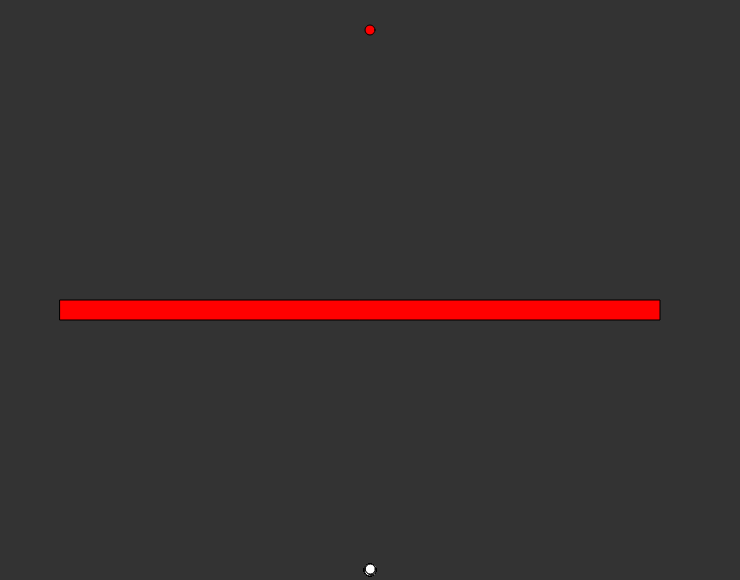
Frame 1 (no input)
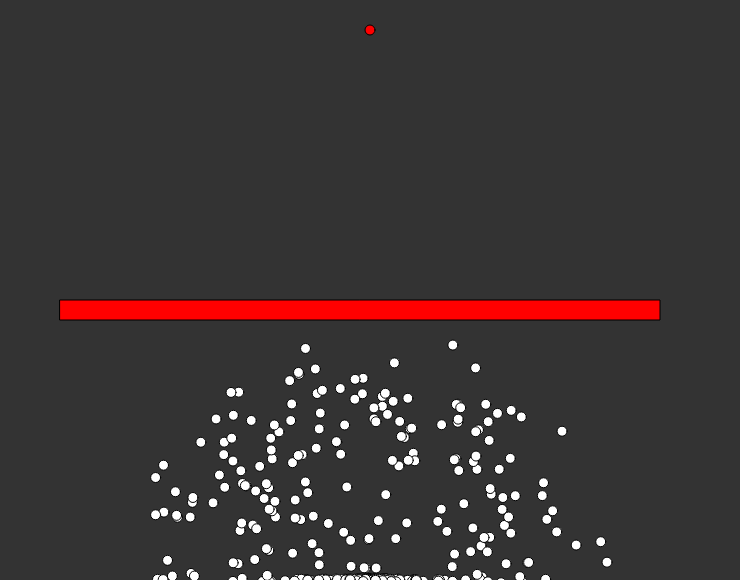
Frame 60 (no input)
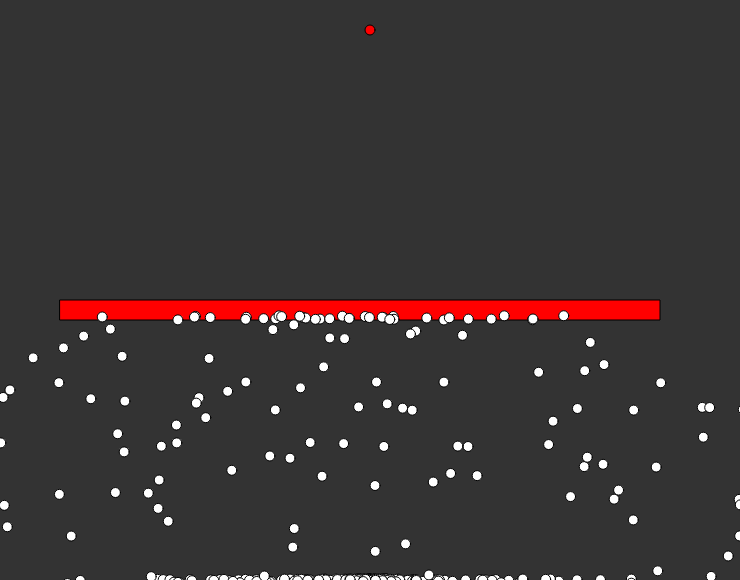
Frame 120 (the mouse pressed at the canvas centre since frame 60)

The p5.js sketch that drew these frames (run headless with seeded random() and noise() and a simulated clock; from frame 60 on, the mouse is pressed at the canvas centre):

// p5.js sketch
// ── sketch.js
function setup() {
  createCanvas(740, 580);
  pop = new Population(500);
  goal = createVector(width / 2, 30);
}

function draw() {
  background(51);
  fill(255, 0, 0);
  ellipse(goal.x, goal.y, 10, 10);

  rect(60, 300, 600, 20)

  if (pop.allDead()) {
    pop.calcFitness();
    pop.naturalSelection();
    pop.mutateBaby();
  } else {
    pop.update();
    pop.show();
  }
}
// ── brain.js
angle = 0

class Brain {
    constructor(moves) {
        this.dirs = [];
        this.step = 0;
        for (let i = 0; i < moves; i++) {
            angle = Math.floor((Math.random() * (2*PI)) + 1)
            this.dirs[i] = createVector(cos(angle), sin(angle))
        }
    }

    clone() {
        let clone = new Brain(this.dirs.length);
        for (let i = 0; i < this.dirs.length; i++) {
            clone.dirs[i] = this.dirs[i].copy();
        }
        return clone
    }

    mutate() {
        let mutationRate = 0.01;
        for (let i = 0; i < this.dirs.length; i++) {
            if (Math.random() < mutationRate) {
                angle = Math.floor((Math.random() * (2*PI)) + 1)
                this.dirs[i] = createVector(cos(angle), sin(angle))
            }
        }
    }

}
// ── dots.js
class Dot {
    constructor() {
        this.pos = createVector(width / 2, height - 10);
        this.vel = createVector(0, 0);
        this.acc = createVector(0, 0);
        this.brain = new Brain(400);
        this.dead = false;
        this.goal = false;
        this.fitness = 0;
        this.isBest = false;
    }
    show() {
        if (this.isBest == true) {
            fill(0, 255, 0);
            ellipse(this.pos.x, this.pos.y, 15, 15);
        } else {
            fill(255);
            ellipse(this.pos.x, this.pos.y, 10, 10);
        }
    }
    move() {
        if (this.brain.step < this.brain.dirs.length) {
            this.acc = this.brain.dirs[this.brain.step];
            this.brain.step++;
        } else {
            this.dead = true;
        }
        this.vel.add(this.acc);
        this.vel.limit(5);
        this.pos.add(this.vel);
    }

    update() {
        if (this.dead == false && this.goal == false) {
            this.move();
        }
        if (dist(this.pos.x, this.pos.y, goal.x, goal.y) < 5) {
            this.goal = true;
        }
        if (this.pos.x < 1 || this.pos.y < 1 || this.pos.x > width - 1 || this.pos.y > height - 1) {
            this.dead = true;
        }
        if (this.pos.x > 60 && this.pos.x < 640 && this.pos.y > 300 && this.pos.y < 320) {
            this.dead = true;
        }
    }

    calcFitness() {
        if (this.goal == true) {
            this.fitness = 1/16 + 10000 / (this.brain.step * this.brain.step);
        } else {
            let distToGoal = dist(this.pos.x, this.pos.y, goal.x, goal.y);
            this.fitness = 1 / (distToGoal * distToGoal);
        }
    }

    getBaby() {
        let baby = new Dot();
        baby.brain = this.brain.clone();
        return baby;
    }
}
// ── population.js
class Population {
    constructor(size) {
        this.fitnessSum = 0
        this.generation = 1
        this.bestDot = 0;
        this.minStep = 400;
        this.dots = [];
        for (let i = 0; i < size; i++) {
            this.dots[i] = new Dot();
        }
    }

    show() {
        for (let i = 0; i < this.dots.length; i++) {
            this.dots[i].show();
        }
    }

    update() {
        for (let i = 0; i < this.dots.length; i++) {
            if (this.dots[i].brain.step > this.minStep) {
                this.dots[i].dead = true;
            } else {
                this.dots[i].update();
            }
        }
    }

    calcFitness() {
        for (let i = 0; i < this.dots.length; i++) {
            this.dots[i].calcFitness();
        }
    }

    calcFitnessSum() {
        this.fitnessSum = 0
        for (let i = 0; i < this.dots.length; i++) {
            this.fitnessSum += this.dots[i].fitness;
        }
    }

    allDead() {
        let total = 0
        for (let i = 0; i < this.dots.length; i++) {
            if (this.dots[i].dead == true || this.dots[i].goal == true) {
                total++;
            }
        }
        if (total == this.dots.length) {
            return true;
        } else {
            return false;
        }
    }

    naturalSelection() {
        this.calcFitnessSum();
        this.getBestDot();
        this.newDots = [];
        for (let i = 0; i < this.dots.length; i++) {
            this.newDots[i] = new Dot();
        }
        this.newDots[0] = this.dots[this.bestDot].getBaby();
        this.newDots[0].isBest = true;
        for (let i = 1; i < this.newDots.length; i++) {
            parent = this.getParent();
            this.newDots[i] = parent.getBaby()
        }
        this.dots = this.newDots;
        this.generation++;
    }

    getParent() {
        const random = Math.random() * this.fitnessSum
        let currentTotal = 0
        for (let i = 0; i < this.dots.length; i++) {
            currentTotal += this.dots[i].fitness;
            if (currentTotal > random) {
                return this.dots[i];
            }
        }
        return null;
    }

    mutateBaby() {
        for (let i = 1; i < this.dots.length; i++) {
            this.dots[i].brain.mutate();
        }
    }

    getBestDot() {
        let max = 0;
        let maxIndex = 0;
        for (let i = 0; i < this.dots.length; i++) {
            if (this.dots[i].fitness > max) {
                max = this.dots[i].fitness;
                maxIndex = i;
            }
        }
        this.bestDot = maxIndex;

        if (this.dots[this.bestDot].goal == true) {
            this.minStep = this.dots[this.bestDot].brain.step;
        }
    }


}
